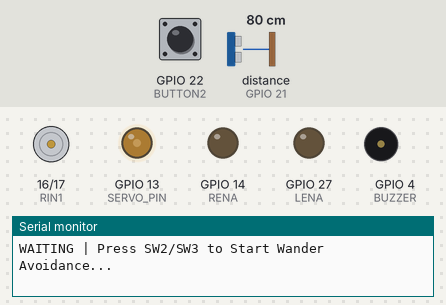
Bench run of a sketch on a simulated ESP32. On the bench: motor-driver pin pairs drawn as motors (green arrow = first pin HIGH = forward, orange = second pin HIGH = backward, longer = more drive), output pins drawn as LEDs (lit = HIGH), buzzer (waves = sounding, pin HIGH), the last lines printed to the serial monitor. Wiring (inferred from the names in the program): ultrasonic range finder: trigger GPIO 5; echo GPIO 21. The test bench sets the inputs (shaded band); at power-on: GPIO 22 (BUTTON2) HIGH, distance to the obstacle (sensor on GPIO 21) 80 cm. The echo pulse lasts 58.3 µs per cm; EEPROM starts erased; pins used as bus, display or sensor lines are not drawn.

Above: at 1.2 s.
1.3 s: GPIO 22 (BUTTON2) pulled LOW for 0.15 s
At 1.9 s:
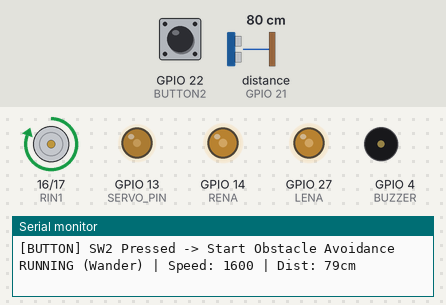
3.0 s: distance to the obstacle (sensor on GPIO 21) set to 23 cm
4.5 s: distance to the obstacle (sensor on GPIO 21) set to 18 cm
At 5.6 s:
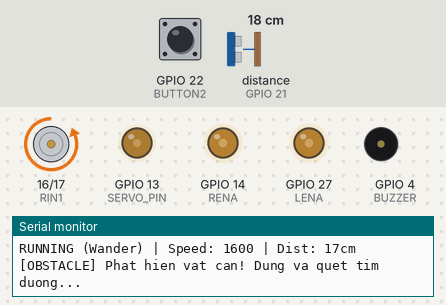
7.5 s: distance to the obstacle (sensor on GPIO 21) set to 35 cm
At 7.96 s:
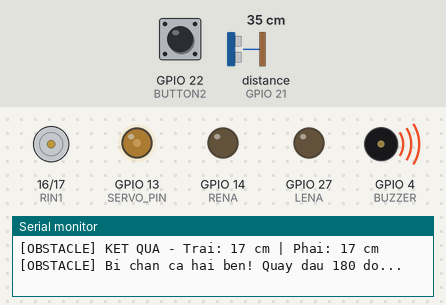
10.5 s: GPIO 22 (BUTTON2) pulled LOW for 1 s
At 11.7 s:
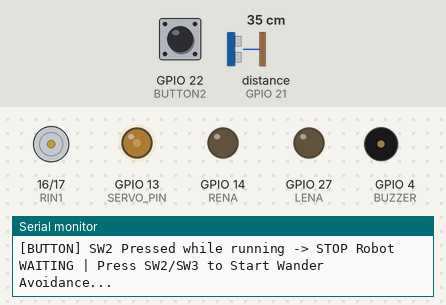
13.0 s: GPIO 22 (BUTTON2) pulled LOW for 3.2 s
At 17.3 s:
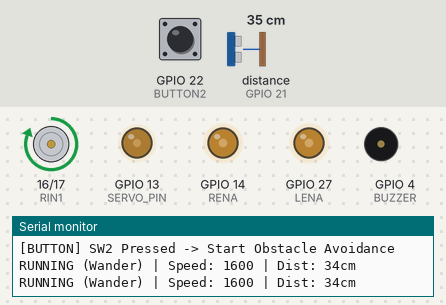
Timing chart, 0 to 18.8 s (numbered marks = the images above; inputs shaded):
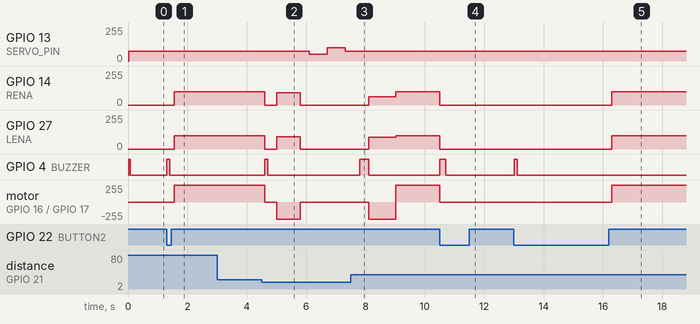

The sketch:

Task3_ObstacleAvoidance.ino
```cpp
#include <EEPROM.h>
#include <Arduino.h>
#include "Config.h"
#include "SharedState.h"
#include "MotorControl.h"
#include "Ultrasonic.h"
#include "ServoBracket.h"

static void handleWaitForStart();
static void logSystemState();

void setup() {
  motorInit();
  pinMode(BUTTON2, INPUT_PULLUP); // Chỉ dùng SW2 làm phím Start/Stop
  pinMode(BUZZER, OUTPUT);

  speedRun(0, 0);
  g_trangThai = 9;
  g_start = 0;

  EEPROM.begin(EEPROM_SIZE);
  Serial.begin(SERIAL_BAUD);
  Serial.println(F("\n============================================="));
  Serial.println(F("       TASK 3: PURE OBSTACLE AVOIDANCE        "));
  Serial.println(F("============================================="));
  Serial.println(F("HUONG DAN VAN HANH:"));
  Serial.println(F("1. Dat xe tren mat dat vung thoang."));
  Serial.println(F("2. Nhan SW2 (22) -> Xe bat dau chay tranh vat can (Toc do 1600)"));
  Serial.println(F("3. Nhan SW2 (22) lan nua khi dang chay -> Dung xe khan cap."));
  Serial.println(F("============================================="));

  ultrasonicInit();
  servoBracketInit();
  beep(50);
}

void loop() {
  // Cập nhật cảm biến khoảng cách liên tục
  ultrasonicUpdate();

  // Khi đang chạy: Tiến thẳng tự do (loăng quăng)
  if (g_start == 1 && !g_obstacleStop) {
    speedRun(g_speedRunForward, g_speedRunForward);
  }

  // Cơ chế bấm nút SW2 dừng xe khẩn cấp khi đang chạy
  if (g_start == 1 && digitalRead(BUTTON2) == 0) {
    Serial.println(F("[BUTTON] SW2 Pressed while running -> STOP Robot"));
    g_start = 0;
    speedRun(0, 0);
    beep(200);
    while (digitalRead(BUTTON2) == 0) {} // Chờ nhả tay
    delay(100);
  }

  logSystemState();
  handleWaitForStart();
}

static void handleWaitForStart() {
  while (g_start == 0) {
    // Vẫn đo khoảng cách trong lúc chờ
    ultrasonicUpdate();
    logSystemState();

    if (digitalRead(BUTTON2) == 0) {
      Serial.println(F("[BUTTON] SW2 Pressed -> Start Obstacle Avoidance"));
      g_start = 1;
      g_speedRunForward = NUT2_SPEED;
      beep(100);
      while (digitalRead(BUTTON2) == 0) {} // Chờ nhả tay
      delay(100);
      break;
    }
    delay(20);
  }
}

static void logSystemState() {
  static unsigned long lastLogMs = 0;
  if (millis() - lastLogMs < 500) {
    return;
  }
  lastLogMs = millis();

  if (g_start == 1) {
    Serial.print("RUNNING (Wander) | Speed: ");
    Serial.print(g_speedRunForward);
    Serial.print(" | Dist: ");
    if (g_distanceCm >= 999) {
      Serial.print("MAX");
    } else {
      Serial.print(g_distanceCm);
      Serial.print("cm");
    }
    Serial.println();
  } else {
    Serial.println("WAITING | Press SW2/SW3 to Start Wander Avoidance...");
  }
}
```

MotorControl.cpp
```cpp
#include <Arduino.h>
#include "MotorControl.h"
#include "Config.h"
#include "SharedState.h"

void motorInit() {
  pinMode(LIN1, OUTPUT);
  pinMode(LIN2, OUTPUT);
  pinMode(RIN1, OUTPUT);
  pinMode(RIN2, OUTPUT);
  digitalWrite(RIN1, LOW);
  digitalWrite(RIN2, LOW);
  digitalWrite(LIN1, LOW);
  digitalWrite(LIN2, LOW);
  ledcAttach(LENA, MOTOR_PWM_FREQ, MOTOR_PWM_BITS);
  ledcAttach(RENA, MOTOR_PWM_FREQ, MOTOR_PWM_BITS);
}

void speedRun(int speedDC_left, int speedDC_right) {
  if (g_start == 1 && g_obstacleStop) {
    speedDC_left = 0;
    speedDC_right = 0;
  } else if (g_start == 1 && g_obstacleSlow) {
    speedDC_left = speedDC_left / 2;
    speedDC_right = speedDC_right / 2;
  }

  if (speedDC_left < -4095) speedDC_left = -4095;
  if (speedDC_right < -4095) speedDC_right = -4095;
  if (speedDC_left > 4095) speedDC_left = 4095;
  if (speedDC_right > 4095) speedDC_right = 4095;

  if (speedDC_left > 0) {
    digitalWrite(LIN1, HIGH);
    digitalWrite(LIN2, LOW);
    ledcWrite(LENA, speedDC_left);
  } else if (speedDC_left < 0) {
    digitalWrite(LIN1, LOW);
    digitalWrite(LIN2, HIGH);
    ledcWrite(LENA, -speedDC_left);
  } else {
    digitalWrite(LIN1, LOW);
    digitalWrite(LIN2, LOW);
    ledcWrite(LENA, 0);
  }

  if (speedDC_right > 0) {
    digitalWrite(RIN1, HIGH);
    digitalWrite(RIN2, LOW);
    ledcWrite(RENA, speedDC_right);
  } else if (speedDC_right < 0) {
    digitalWrite(RIN1, LOW);
    digitalWrite(RIN2, HIGH);
    ledcWrite(RENA, -speedDC_right);
  } else {
    digitalWrite(RIN1, LOW);
    digitalWrite(RIN2, LOW);
    ledcWrite(RENA, 0);
  }
}

void handleAndSpeed(int angle, int speed1) {
  // Thuật toán giảm tốc ôm cua tự động (Dynamic Speed Control)
  float normError = abs(g_posPID) / 10500.0f;
  if (normError > 1.0f) normError = 1.0f;

  int minCurveSpeed = 1000;
  if (speed1 > minCurveSpeed) {
    speed1 = speed1 - (int)(normError * (speed1 - minCurveSpeed));
  }

  if ((speed1 + angle) > 4095) {
    speed1 = 4095 - angle;
  }
  if ((speed1 - angle) > 4095) {
    speed1 = 4095 + angle;
  }
  speedRun(speed1 + angle, speed1 - angle);
}

void beep(int timer) {
  digitalWrite(BUZZER, HIGH);
  delay(timer);
  digitalWrite(BUZZER, LOW);
}
```

MotorControl.h
```cpp
#ifndef MOTOR_CONTROL_H
#define MOTOR_CONTROL_H

void motorInit();
void speedRun(int speedLeft, int speedRight);
void handleAndSpeed(int angle, int speedBase);
void beep(int timer);

#endif
```

ServoBracket.cpp
```cpp
#include <Arduino.h>
#include "ServoBracket.h"
#include "Config.h"

void servoBracketInit() {
  pinMode(SERVO_PIN, OUTPUT);
  ledcAttach(SERVO_PIN, 50, 14);
  servoBracketWrite(SERVO_CENTER);
}

void servoBracketWrite(int angle) {
  if (angle < 0) angle = 0;
  if (angle > 180) angle = 180;
  int duty = map(angle, 0, 180, 1638, 7864);
  ledcWrite(SERVO_PIN, duty);
}
```

ServoBracket.h
```cpp
#ifndef SERVO_BRACKET_H
#define SERVO_BRACKET_H

void servoBracketInit();
void servoBracketWrite(int angle);

#endif
```

SharedState.cpp
```cpp
#include "SharedState.h"

hw_timer_t* g_timer = NULL;
portMUX_TYPE g_timerMux = portMUX_INITIALIZER_UNLOCKED;

volatile long g_lastPos = 0;
volatile unsigned char g_isCalib = 0;
int g_servoPwm = 0;
volatile int g_calPID = 0;
volatile unsigned char g_sensor = 0;

unsigned int g_sensorValue[8] = {0};
unsigned int g_sensorPID[8] = {0};
unsigned int g_blackValue[8] = {0};
unsigned int g_whiteValue[8] = {0};
unsigned int g_compareValue[8] = {0};

int g_speedRunForward = 0;
int g_isIMG = 0;
volatile long g_posPID = 0;
volatile int g_cnt = 0;
volatile int g_cnt1 = 0;
unsigned char g_pattern = 11;
unsigned char g_start = 0;
unsigned char g_trangThai = 9;
int g_rememberLine = 0;
volatile int g_pidFre = 0;

int g_distanceCm = 999;
bool g_obstacleStop = false;
bool g_obstacleSlow = false;
unsigned long g_lastUltrasonicMs = 0;
bool g_obstacleBeeped = false;
volatile bool g_sensorReadPending = false;
```

SharedState.h
```cpp
#ifndef SHARED_STATE_H
#define SHARED_STATE_H

#include <Arduino.h>

extern hw_timer_t* g_timer;
extern portMUX_TYPE g_timerMux;

extern volatile long g_lastPos;
extern volatile unsigned char g_isCalib;
extern int g_servoPwm;
extern volatile int g_calPID;
extern volatile unsigned char g_sensor;

extern unsigned int g_sensorValue[8];
extern unsigned int g_sensorPID[8];
extern unsigned int g_blackValue[8];
extern unsigned int g_whiteValue[8];
extern unsigned int g_compareValue[8];

extern int g_speedRunForward;
extern int g_isIMG;
extern volatile long g_posPID;
extern volatile int g_cnt;
extern volatile int g_cnt1;
extern unsigned char g_pattern;
extern unsigned char g_start;
extern unsigned char g_trangThai;
extern int g_rememberLine;
extern volatile int g_pidFre;

extern int g_distanceCm;
extern bool g_obstacleStop;
extern bool g_obstacleSlow;
extern unsigned long g_lastUltrasonicMs;
extern bool g_obstacleBeeped;
extern volatile bool g_sensorReadPending;

#endif
```

Ultrasonic.cpp
```cpp
#include <Arduino.h>
#include "Ultrasonic.h"
#include "Config.h"
#include "SharedState.h"
#include "ServoBracket.h"
#include "MotorControl.h"

static long readUltrasonicCm() {
  digitalWrite(TRIG_PIN, LOW);
  delayMicroseconds(2);
  digitalWrite(TRIG_PIN, HIGH);
  delayMicroseconds(10);
  digitalWrite(TRIG_PIN, LOW);
  long durationUs = pulseIn(ECHO_PIN, HIGH, 30000);
  if (durationUs <= 0) {
    return 999;
  }
  return (long)(durationUs * 0.034 / 2);
}

static void avoidObstacleSequence() {
  Serial.println(F("[OBSTACLE] Phat hien vat can! Dung va quet tim duong..."));

  // 1. Dung xe immediately
  g_obstacleStop = true;
  speedRun(0, 0);
  beep(100);
  delay(300);

  // 2. Lùi xe tạo góc thoát rộng tránh va chạm (Tham khảo từ dự án mẫu Altium)
  g_obstacleStop = false;
  speedRun(-1500, -1500);
  delay(800);
  speedRun(0, 0);
  g_obstacleStop = true;
  delay(300);

  // 3. Quay Servo quet Trai (45 do)
  servoBracketWrite(45);
  delay(600);
  long distLeft = readUltrasonicCm();
  if (distLeft <= 0) distLeft = 999;

  // 4. Quay Servo quet Phai (135 do)
  servoBracketWrite(135);
  delay(600);
  long distRight = readUltrasonicCm();
  if (distRight <= 0) distRight = 999;

  // 5. Tra Servo ve trung tam (90 do)
  servoBracketWrite(90);
  delay(500);

  Serial.printf("[OBSTACLE] KET QUA - Trai: %ld cm | Phai: %ld cm\n", distLeft, distRight);

  // Bat dau quay xe ne vat can
  g_obstacleStop = false;

  if (distLeft < 25 && distRight < 25) {
    // Ca hai ben deu bị chan -> Quay dau 180 do de di nguoc lai
    Serial.println(F("[OBSTACLE] Bi chan ca hai ben! Quay dau 180 do..."));
    beep(300);
    speedRun(1400, -1000);
    delay(900); // Quay nguoc lai
    speedRun(0, 0);
  }
  else if (distLeft >= distRight) {
    // Phía trai thoang hon -> Re sang Trai
    Serial.println(F("[OBSTACLE] Re sang TRAI..."));
    beep(100);
    speedRun(-1100, 1400); // Xoay trai
    delay(550);
    speedRun(0, 0);
  }
  else {
    // Phia phai thoang hon -> Re sang Phai
    Serial.println(F("[OBSTACLE] Re sang PHAI..."));
    beep(100);
    speedRun(1400, -1100); // Xoay phai
    delay(550);
    speedRun(0, 0);
  }

  // Reset trang thai vat can để tiep tuc chay loang quang
  g_obstacleStop = false;
  g_obstacleBeeped = false;
}

void ultrasonicInit() {
  pinMode(TRIG_PIN, OUTPUT);
  pinMode(ECHO_PIN, INPUT);
  digitalWrite(TRIG_PIN, LOW);
  g_distanceCm = 999;
  g_obstacleStop = false;
  g_obstacleSlow = false;
}

void ultrasonicUpdate() {
  if (millis() - g_lastUltrasonicMs < ULTRASONIC_READ_MS) {
    return;
  }
  g_lastUltrasonicMs = millis();

  long newDist = readUltrasonicCm();
  g_distanceCm = newDist;

  static int stopCount = 0;

  // Dat nguong vat can o muc 20cm de dam bao xe phanh kip truoc khi quet
  int stopThreshold = 20;

  if (newDist > 0 && newDist < stopThreshold) {
    stopCount++;
  } else {
    stopCount = 0;
  }

  g_obstacleStop = (stopCount >= 2); // Dung phan hoi nhanh sau 2 lan check lien tiep

  // Neu phat hien vat can khi dang chay tu do -> chay kịch ban tranh
  if (g_obstacleStop && g_start == 1) {
    avoidObstacleSequence();
  }
}
```

Ultrasonic.h
```cpp
#ifndef ULTRASONIC_H
#define ULTRASONIC_H

void ultrasonicInit();
void ultrasonicUpdate();

#endif
```

Config.h
```cpp
#ifndef CONFIG_H
#define CONFIG_H

// ==================== CHÂN ĐỘNG CƠ - DRIVER L298N ====================
// Kênh A (IN1, IN2, ENA) = PHẢI | Kênh B (IN3, IN4, ENB) = TRÁI
#define RIN1 16
#define RIN2 17
#define RENA 14
#define LIN1 18
#define LIN2 19
#define LENA 27

// ==================== NÚT NHẤN & BUZZER ====================
#define BUTTON1 15  // SW1: học màu / lưu EEPROM / test PID
#define BUTTON2 22  // SW2: chạy chậm
#define BUTTON3 23  // SW3: chạy nhanh
#define BUZZER 4

// ==================== HC-SR04 & SERVO ====================
#define TRIG_PIN 5
#define ECHO_PIN 21
#define SERVO_PIN 13

#define OBSTACLE_STOP_CM 12
#define OBSTACLE_SLOW_CM 22
#define ULTRASONIC_READ_MS 80
#define SERVO_CENTER 90

// ==================== CẢM BIẾN LINE (8 kênh analog) ====================
#define LINE_SENSOR_PINS {36, 39, 34, 35, 32, 33, 25, 26}
#define LINE_SENSOR_COUNT 8

// ==================== THAM SỐ CHẠY ====================
#define EEPROM_SIZE 40
#define SERIAL_BAUD 115200
#define MOTOR_PWM_FREQ 2000
#define MOTOR_PWM_BITS 12

#define NUT1_SPEED 0
#define NUT2_SPEED 1600
#define NUT3_SPEED 1800

#define PID_KP 1.0f
#define PID_KD 15

#endif
```

Measured:
- the behaviour switches between 21 and 20 cm on distance to the obstacle (sensor on GPIO 21) (found by bisection; images 1 and 2)
- after the input at 1.3 s, GPIO 14 (RENA), GPIO 27 (LENA): 0/255 → 100/255 after 0.26 s; GPIO 4 (BUZZER): LOW → HIGH at once, → LOW 0.10 s later; motor on GPIO 16 (RIN1) / GPIO 17 (RIN2): stopped → forward 255/255 after 0.26 s
- after the input at 4.5 s, GPIO 13 (SERVO_PIN): 74/255 → 50/255 after 1.6 s, → 98/255 0.60 s later, → 74/255 0.60 s later; GPIO 14 (RENA): 100/255 → 0/255 after 0.11 s, → 93/255 0.40 s later, → 0/255 0.80 s later
- after the input at 7.5 s, GPIO 4 (BUZZER): goes on until 8.1 s, then stays LOW
- after the input at 10.5 s, GPIO 14 (RENA), GPIO 27 (LENA): 100/255 → 0/255 at once; GPIO 4 (BUZZER): LOW → HIGH at once, → LOW 0.20 s later; motor on GPIO 16 (RIN1) / GPIO 17 (RIN2): forward 255/255 → stopped at once
- after the input at 13.0 s, GPIO 14 (RENA), GPIO 27 (LENA): 0/255 → 100/255 after 3.3 s; GPIO 4 (BUZZER): LOW → HIGH at once, → LOW 0.10 s later; motor on GPIO 16 (RIN1) / GPIO 17 (RIN2): stopped → forward 255/255 after 3.3 s
